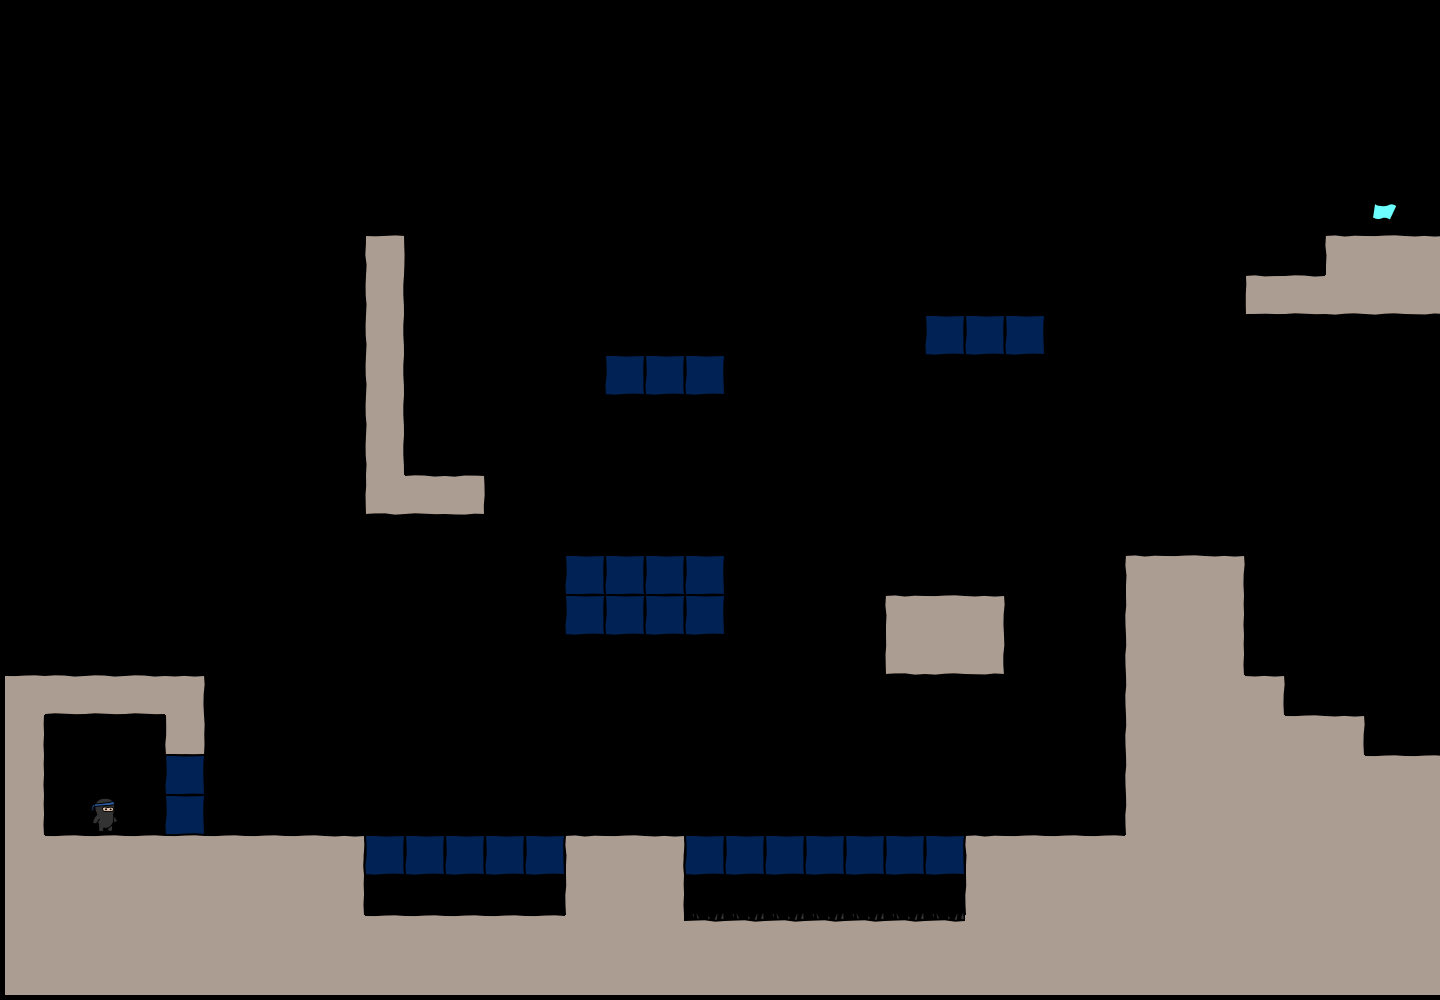

A level layout from a 2D game, rendered from its tile map. Below: a short description, then the map file with its tile-grid data intact:
An orthogonal 36x25 tile map with 40x40 px tiles, 1 tile layer (bg).

<map version="1.0" orientation="orthogonal" width="36" height="25" tilewidth="40" tileheight="40">
 <tileset firstgid="1" name="tiles6_gapped" tilewidth="50" tileheight="50">
  <image source="tiles6_gapped.png" width="300" height="600" />
 </tileset>
 <layer name="bg" width="36" height="25">
  <data encoding="csv">
0,0,0,0,0,0,0,0,0,0,0,0,0,0,0,0,0,0,0,0,0,0,0,0,0,0,0,0,0,0,0,0,0,0,0,0,
0,0,0,0,0,0,0,0,0,0,0,0,0,0,0,0,0,0,0,0,0,0,0,0,0,0,0,0,0,0,0,0,0,0,0,0,
0,0,0,0,0,0,0,0,0,0,0,0,0,0,0,0,0,0,0,0,0,0,0,0,0,0,0,0,0,0,0,0,0,0,0,0,
0,0,0,0,0,0,0,0,0,0,0,0,0,0,0,0,0,0,0,0,0,0,0,0,0,0,0,0,0,0,0,0,0,0,0,0,
0,0,0,0,0,0,0,0,0,0,0,0,0,0,0,0,0,0,0,0,0,0,0,0,0,0,0,0,0,0,0,0,0,0,0,0,
0,0,0,0,0,0,0,0,0,0,0,0,0,0,0,0,0,0,0,0,0,0,0,0,0,0,0,0,0,0,0,0,0,0,48,0,
0,0,0,0,0,0,0,0,0,10,0,0,0,0,0,0,0,0,0,0,0,0,0,0,0,0,0,0,0,0,0,0,0,7,8,9,
0,0,0,0,0,0,0,0,0,16,0,0,0,0,0,0,0,0,0,0,0,0,0,0,0,0,0,0,0,0,0,1,2,20,20,21,
0,0,0,0,0,0,0,0,0,16,0,0,0,0,0,0,0,0,0,0,0,0,0,67,67,67,0,0,0,0,0,0,0,0,0,0,
0,0,0,0,0,0,0,0,0,16,0,0,0,0,0,67,67,67,0,0,0,0,0,0,0,0,0,0,0,0,0,0,0,0,0,0,
0,0,0,0,0,0,0,0,0,16,0,0,0,0,0,0,0,0,0,0,0,0,0,0,0,0,0,0,0,0,0,0,0,0,0,0,
0,0,0,0,0,0,0,0,0,16,0,0,0,0,0,0,0,0,0,0,0,0,0,0,0,0,0,0,0,0,0,0,0,0,0,0,
0,0,0,0,0,0,0,0,0,19,2,3,0,0,0,0,0,0,0,0,0,0,0,0,0,0,0,0,0,0,0,0,0,0,0,0,
0,0,0,0,0,0,0,0,0,0,0,0,0,0,0,0,0,0,0,0,0,0,0,0,0,0,0,0,0,0,0,0,0,0,0,0,
0,0,0,0,0,0,0,0,0,0,0,0,0,0,67,67,67,67,0,0,0,0,0,0,0,0,0,0,7,8,9,0,0,0,0,0,
0,0,0,0,0,0,0,0,0,0,0,0,0,0,67,67,67,67,0,0,0,0,7,8,9,0,0,0,13,14,15,0,0,0,0,0,
0,0,0,0,0,0,0,0,0,0,0,0,0,0,0,0,0,0,0,0,0,0,19,20,21,0,0,0,13,14,15,0,0,0,0,0,
8,2,2,2,9,0,0,0,0,0,0,0,0,0,0,0,0,0,0,0,0,0,0,0,0,0,0,0,13,14,14,9,0,0,0,0,
15,0,0,0,22,0,0,0,0,0,0,0,0,0,0,0,0,0,0,0,0,0,0,0,0,0,0,0,13,14,14,14,8,9,0,0,
15,0,0,0,67,0,0,0,0,0,0,0,0,0,0,0,0,0,0,0,0,0,0,0,0,0,0,0,13,14,14,14,14,14,8,8,
15,0,47,0,67,0,0,0,0,0,0,0,0,0,0,0,0,0,0,0,0,0,0,0,0,0,0,0,13,14,14,14,14,14,14,14,
14,8,8,8,8,8,8,8,9,67,67,67,67,67,7,8,9,67,67,67,67,67,67,67,7,8,8,8,14,14,14,14,14,14,14,14,
14,14,14,14,14,14,14,14,15,0,0,0,0,0,13,14,15,0,0,0,0,0,0,0,13,14,14,14,14,14,14,14,14,14,14,14,
14,14,14,14,14,14,14,14,14,8,8,8,8,8,14,14,14,32,32,32,32,32,32,32,14,14,14,14,14,14,14,14,14,14,14,14,
14,14,14,14,14,14,14,14,14,14,14,14,14,14,14,14,14,14,14,14,14,14,14,14,14,14,14,14,14,14,14,14,14,14,14,14
</data>
 </layer>
</map>
